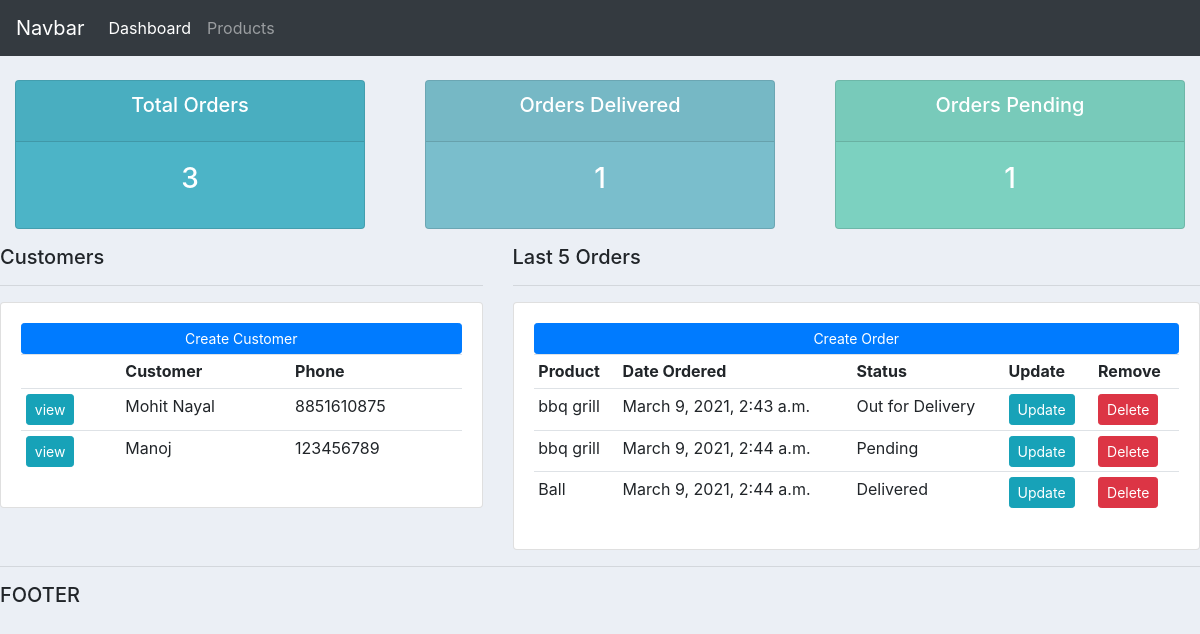
The page / on the database its author committed.
### accounts/models.py (models this page shows, shortened)
class Customer(models.Model):
    name = models.CharField(max_length=200, null=True)
    phone = models.CharField(max_length=200, null=True)
    email = models.CharField(max_length=200, null=True)
    date_created = models.DateTimeField(auto_now_add=True, null=True)

class Order(models.Model):
    STATUS = (
        ('Pending', 'Pending'),
        ('Out for Delivery', 'Out for Delivery'),
        ('Delivered', 'Delivered')
    )
    customer = models.ForeignKey(Customer, null=True, on_delete=models.CASCADE)
    product = models.ForeignKey(Product, null=True, on_delete=models.CASCADE)
    date_created = models.DateTimeField(auto_now_add=True, null=True)
    status = models.CharField(max_length=200, null=True, choices=STATUS)

class Product(models.Model):
    CATEGORY = (
        ('Indoor', 'Indoor'),
        ('Outdoor', 'Outdoor')
    )
    name = models.CharField(max_length=200, null=True)
    price = models.FloatField(null=True)
    category = models.CharField(max_length=200, null=True, choices=CATEGORY)
    description = models.CharField(max_length=200, null=True, blank=True)
    date_created = models.DateTimeField(auto_now_add=True, null=True)
    tags = models.ManyToManyField(Tag)
    def __str__(self):
        return self.name

### accounts/views.py (the view)
# urls.py: path('', views.home, name="home"),
def home(request):
    orders = Order.objects.all()
    customers = Customer.objects.all()
    total_customers = customers.count()
    total_orders = orders.count()
    delivered = orders.filter(status='Delivered').count()
    pending = orders.filter(status='Pending').count()
    context = {'orders': orders, 'customers':customers,
               'total_customers': total_customers, 'total_orders': total_orders,
               'delivered': delivered, 'pending': pending
               }
    return render(request, 'accounts/dashboard.html', context)

### accounts/templates/accounts/dashboard.html
{% extends 'accounts/main.html' %}
{% block content %}
{% include 'accounts/status.html' %}
    <div class="row">
        <div class="col-md-5">
            <h5>Customers</h5>
            <hr>
            <div class="card card-body">
                <a class="btn btn-primary btn-sm btn-block" href="">Create Customer</a>
                <table class="table table-sm">
                    <tr>
                        <th></th>
                        <th>Customer</th>
                        <th>Phone</th>
                    </tr>
                    {% for customer in customers %}
                        <tr>
                            <td><a class="btn btn-sm btn-info" href="{% url 'customer' customer.id %}">view</a></td>
                            <td>{{ customer.name }}</td>
                            <td>{{ customer.phone }}</td>
                        </tr>
                    {% endfor %}
                </table>
            </div>
        </div>
        <div class="col-md-7">
            <h5>Last 5 Orders</h5>
            <hr>
            <div class="card card-body">
                <a class="btn btn-primary btn-sm btn-block" href="">Create Order</a>
                <table class="table table-sm">
                    <tr>
                        <th>Product</th>
                        <th>Date Ordered</th>
                        <th>Status</th>
                        <th>Update</th>
                        <th>Remove</th>
                    </tr>
                    {% for order in orders %}
                        <tr>
                            <td>{{ order.product }}</td>
                            <td>{{ order.date_created }}</td>
                            <td>{{ order.status }}</td>
                            <td><a class="btn btn-sm btn-info" href="#">Update</a></td>
                            <td><a class="btn btn-sm btn-danger" href="#">Delete</a></td>
                        </tr>
                    {% endfor %}
                </table>
            </div>
        </div>
    </div>
{% endblock %}

### accounts/templates/accounts/main.html (shortened to what this page needs)
{% load static %}
<!DOCTYPE html>
<html lang="en">
<head>
<link rel="stylesheet" href="https://maxcdn.bootstrapcdn.com/bootstrap/4.0.0/css/bootstrap.min.css">
    <link rel="stylesheet" href="{% static 'accounts/css/main.css' %}">
</head>
<body>
    {% include 'accounts/navbar.html' %}
    {% block content %}
    {% endblock %}
    <hr>
    <h5>FOOTER</h5>
</body>
</html>

### accounts/templates/accounts/navbar.html (shortened to what this page needs)
<nav class="navbar navbar-expand-lg navbar-dark bg-dark">
  <a class="navbar-brand" href="#">Navbar</a>
  <div class="collapse navbar-collapse" id="navbarNav">
    <ul class="navbar-nav">
      <li class="nav-item active">
        <a class="nav-link" href="{% url 'home' %}">Dashboard</a>
      </li>
      <li class="nav-item">
        <a class="nav-link" href="{% url 'products' %}">Products</a>
      </li>
    </ul>
  </div>
</nav>

### accounts/templates/accounts/status.html
<br>
<div class="row">
	<div class="col">
		<div class="col-md">
			<div class="card text-center text-white  mb-3" id="total-orders">
			  	<div class="card-header">
			  		<h5 class="card-title">Total Orders</h5>
			  	</div>
			  	<div class="card-body">
			    	<h3 class="card-title">{{ total_orders }}</h3>
			  	</div>
			</div>
		</div>
	</div>
	<div class="col">
		<div class="col-md">
			<div class="card text-center text-white  mb-3" id="orders-delivered">
			  	<div class="card-header">
			  		<h5 class="card-title">Orders Delivered</h5>
			  	</div>
			  	<div class="card-body">
			    	<h3 class="card-title">{{ delivered }}</h3>
			  	</div>
			</div>
		</div>
	</div>
	<div class="col">
		<div class="col-md">
			<div class="card text-center text-white  mb-3" id="orders-pending">
			  	<div class="card-header">
			  		<h5 class="card-title">Orders Pending</h5>
			  	</div>
			  	<div class="card-body">
			    	<h3 class="card-title">{{ pending }}</h3>
			  	</div>
			</div>
		</div>
	</div>
</div>

### accounts/static/accounts/css/main.css (style rules this page uses)
body { background-color: #ebeff5; }
#total-orders { background-color: #4cb4c7; }
#orders-delivered { background-color: #7abecc; }
#orders-pending { background-color: #7CD1C0; }

### rows shown on the page
Customer: name "Mohit Nayal", phone "8851610875"
Customer: name "Manoj", phone "123456789"
Order: product "bbq grill", date_created "March 9, 2021, 2:43 a.m.", status "Out for Delivery"
Order: product "bbq grill", date_created "March 9, 2021, 2:44 a.m.", status "Pending"
Order: product "Ball", date_created "March 9, 2021, 2:44 a.m.", status "Delivered"

### other values the page prints
{{ total_orders }} "3"
{{ delivered }} "1"
{{ pending }} "1"
